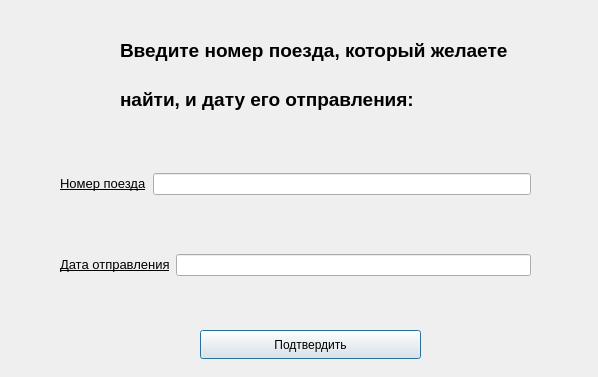
<?xml version="1.0" encoding="UTF-8"?>
<ui version="4.0">
 <class>Dialog</class>
 <widget class="QDialog" name="Dialog">
  <property name="geometry">
   <rect>
    <x>0</x>
    <y>0</y>
    <width>598</width>
    <height>377</height>
   </rect>
  </property>
  <property name="windowTitle">
   <string>Dialog</string>
  </property>
  <widget class="QLabel" name="info_label">
   <property name="geometry">
    <rect>
     <x>120</x>
     <y>30</y>
     <width>481</width>
     <height>91</height>
    </rect>
   </property>
   <property name="text">
    <string>&lt;html&gt;&lt;head/&gt;&lt;body&gt;&lt;p&gt;&lt;span style=&quot; font-size:14pt; font-weight:700;&quot;&gt;Введите номер поезда, который желаете&lt;/span&gt;&lt;/p&gt;&lt;p&gt;&lt;br/&gt;&lt;span style=&quot; font-size:14pt; font-weight:700;&quot;&gt;найти, и дату его отправления:&lt;/span&gt;&lt;/p&gt;&lt;/body&gt;&lt;/html&gt;</string>
   </property>
  </widget>
  <widget class="QWidget" name="layoutWidget">
   <property name="geometry">
    <rect>
     <x>60</x>
     <y>120</y>
     <width>471</width>
     <height>211</height>
    </rect>
   </property>
   <layout class="QVBoxLayout" name="verticalLayout">
    <item>
     <layout class="QHBoxLayout" name="horizontalLayout">
      <item>
       <widget class="QLabel" name="trainNumberSearch">
        <property name="text">
         <string>&lt;html&gt;&lt;head/&gt;&lt;body&gt;&lt;p&gt;&lt;span style=&quot; font-size:10pt; text-decoration: underline;&quot;&gt;Номер поезда&lt;/span&gt;&lt;/p&gt;&lt;/body&gt;&lt;/html&gt;</string>
        </property>
       </widget>
      </item>
      <item>
       <widget class="QLineEdit" name="inputNumberForSearch"/>
      </item>
     </layout>
    </item>
    <item>
     <layout class="QHBoxLayout" name="horizontalLayout_2">
      <item>
       <widget class="QLabel" name="dateSearch">
        <property name="text">
         <string>&lt;html&gt;&lt;head/&gt;&lt;body&gt;&lt;p&gt;&lt;span style=&quot; font-size:10pt; text-decoration: underline;&quot;&gt;Дата отправления&lt;/span&gt;&lt;/p&gt;&lt;/body&gt;&lt;/html&gt;</string>
        </property>
       </widget>
      </item>
      <item>
       <widget class="QLineEdit" name="inputDateForSearch"/>
      </item>
     </layout>
    </item>
   </layout>
  </widget>
  <widget class="QPushButton" name="pushButton_save">
   <property name="geometry">
    <rect>
     <x>200</x>
     <y>330</y>
     <width>221</width>
     <height>29</height>
    </rect>
   </property>
   <property name="text">
    <string>Подтвердить</string>
   </property>
  </widget>
 </widget>
 <resources/>
 <connections/>
</ui>
